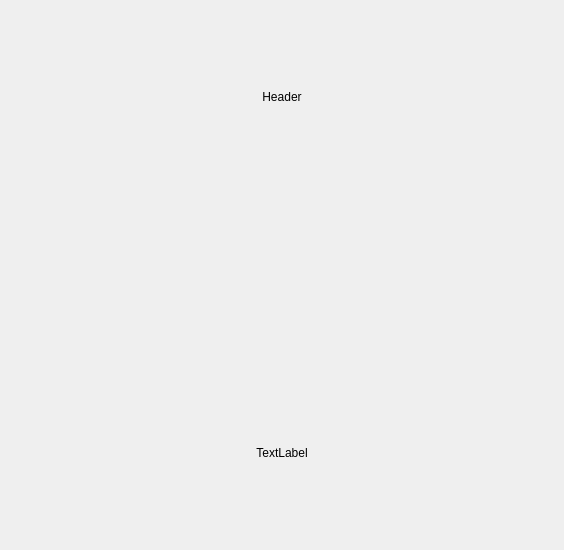
<?xml version="1.0" encoding="UTF-8"?>
<ui version="4.0">
 <class>Form</class>
 <widget class="QWidget" name="Form">
  <property name="geometry">
   <rect>
    <x>0</x>
    <y>0</y>
    <width>564</width>
    <height>550</height>
   </rect>
  </property>
  <property name="windowTitle">
   <string>Form</string>
  </property>
  <layout class="QVBoxLayout" name="verticalLayout_2">
   <item>
    <layout class="QVBoxLayout" name="verticalLayout">
     <item>
      <widget class="QLabel" name="title">
       <property name="text">
        <string>Header</string>
       </property>
       <property name="alignment">
        <set>Qt::AlignCenter</set>
       </property>
      </widget>
     </item>
     <item>
      <widget class="QLabel" name="graphic">
       <property name="text">
        <string/>
       </property>
       <property name="pixmap">
        <pixmap>tooltip_default.png</pixmap>
       </property>
       <property name="alignment">
        <set>Qt::AlignCenter</set>
       </property>
      </widget>
     </item>
     <item>
      <widget class="QLabel" name="descriptive">
       <property name="text">
        <string>TextLabel</string>
       </property>
       <property name="alignment">
        <set>Qt::AlignCenter</set>
       </property>
      </widget>
     </item>
    </layout>
   </item>
  </layout>
 </widget>
 <resources/>
 <connections/>
</ui>
